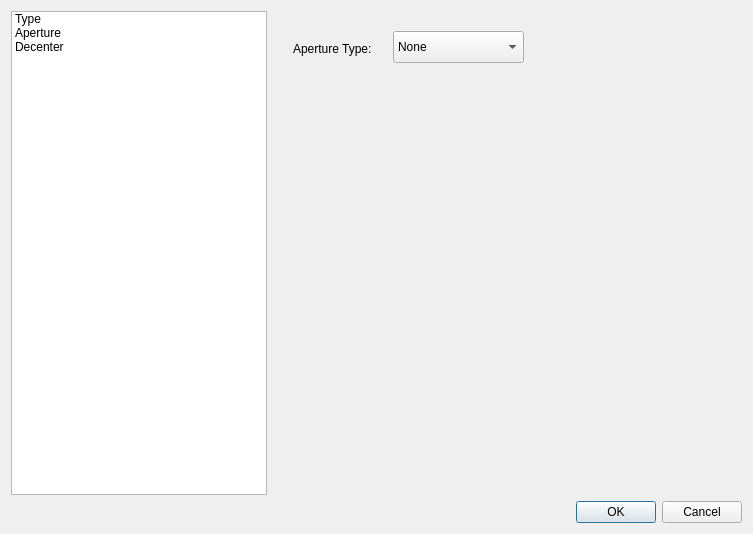
<?xml version="1.0" encoding="UTF-8"?>
<ui version="4.0">
 <class>SurfacePropertyDialog</class>
 <widget class="QDialog" name="SurfacePropertyDialog">
  <property name="geometry">
   <rect>
    <x>0</x>
    <y>0</y>
    <width>753</width>
    <height>534</height>
   </rect>
  </property>
  <property name="windowTitle">
   <string>Dialog</string>
  </property>
  <layout class="QGridLayout" name="gridLayout">
   <item row="0" column="0">
    <widget class="QListWidget" name="listSurfaceProperty">
     <property name="sizePolicy">
      <sizepolicy hsizetype="Minimum" vsizetype="Preferred">
       <horstretch>0</horstretch>
       <verstretch>0</verstretch>
      </sizepolicy>
     </property>
     <property name="maximumSize">
      <size>
       <width>500</width>
       <height>16777215</height>
      </size>
     </property>
     <item>
      <property name="text">
       <string>Type</string>
      </property>
     </item>
     <item>
      <property name="text">
       <string>Aperture</string>
      </property>
     </item>
     <item>
      <property name="text">
       <string>Decenter</string>
      </property>
     </item>
    </widget>
   </item>
   <item row="0" column="1">
    <widget class="QStackedWidget" name="stackSurfaceProperty">
     <property name="sizePolicy">
      <sizepolicy hsizetype="Preferred" vsizetype="Preferred">
       <horstretch>0</horstretch>
       <verstretch>0</verstretch>
      </sizepolicy>
     </property>
     <property name="currentIndex">
      <number>1</number>
     </property>
     <widget class="QWidget" name="page_Type">
      <widget class="QComboBox" name="comboSurfaceType">
       <property name="geometry">
        <rect>
         <x>160</x>
         <y>20</y>
         <width>161</width>
         <height>31</height>
        </rect>
       </property>
       <item>
        <property name="text">
         <string>Sphere</string>
        </property>
       </item>
       <item>
        <property name="text">
         <string>Even Asphere</string>
        </property>
       </item>
      </widget>
      <widget class="QLabel" name="label">
       <property name="geometry">
        <rect>
         <x>40</x>
         <y>30</y>
         <width>101</width>
         <height>16</height>
        </rect>
       </property>
       <property name="text">
        <string>Surface Profile: </string>
       </property>
      </widget>
      <widget class="QTableWidget" name="tableProfileData">
       <property name="geometry">
        <rect>
         <x>140</x>
         <y>70</y>
         <width>191</width>
         <height>351</height>
        </rect>
       </property>
      </widget>
     </widget>
     <widget class="QWidget" name="page_Aperture">
      <widget class="QLabel" name="label_2">
       <property name="geometry">
        <rect>
         <x>20</x>
         <y>30</y>
         <width>101</width>
         <height>16</height>
        </rect>
       </property>
       <property name="text">
        <string>Aperture Type: </string>
       </property>
      </widget>
      <widget class="QComboBox" name="comboApertureType">
       <property name="geometry">
        <rect>
         <x>120</x>
         <y>20</y>
         <width>131</width>
         <height>32</height>
        </rect>
       </property>
       <item>
        <property name="text">
         <string>None</string>
        </property>
       </item>
       <item>
        <property name="text">
         <string>Circular</string>
        </property>
       </item>
      </widget>
      <widget class="QStackedWidget" name="stackApertureType">
       <property name="geometry">
        <rect>
         <x>10</x>
         <y>70</y>
         <width>441</width>
         <height>391</height>
        </rect>
       </property>
       <property name="currentIndex">
        <number>0</number>
       </property>
       <widget class="QWidget" name="page_None"/>
       <widget class="QWidget" name="page_Circular">
        <layout class="QGridLayout" name="gridLayout_2">
         <item row="0" column="1">
          <widget class="QLineEdit" name="editCircularRadius">
           <property name="sizePolicy">
            <sizepolicy hsizetype="Fixed" vsizetype="Fixed">
             <horstretch>0</horstretch>
             <verstretch>0</verstretch>
            </sizepolicy>
           </property>
          </widget>
         </item>
         <item row="0" column="2">
          <spacer name="horizontalSpacer">
           <property name="orientation">
            <enum>Qt::Horizontal</enum>
           </property>
           <property name="sizeHint" stdset="0">
            <size>
             <width>40</width>
             <height>20</height>
            </size>
           </property>
          </spacer>
         </item>
         <item row="0" column="0">
          <widget class="QLabel" name="label_3">
           <property name="text">
            <string>Radius: </string>
           </property>
          </widget>
         </item>
         <item row="1" column="1">
          <spacer name="verticalSpacer">
           <property name="orientation">
            <enum>Qt::Vertical</enum>
           </property>
           <property name="sizeHint" stdset="0">
            <size>
             <width>20</width>
             <height>40</height>
            </size>
           </property>
          </spacer>
         </item>
        </layout>
       </widget>
      </widget>
     </widget>
     <widget class="QWidget" name="page_Decenter"/>
    </widget>
   </item>
   <item row="1" column="0" colspan="2">
    <widget class="QDialogButtonBox" name="buttonBox">
     <property name="orientation">
      <enum>Qt::Horizontal</enum>
     </property>
     <property name="standardButtons">
      <set>QDialogButtonBox::Cancel|QDialogButtonBox::Ok</set>
     </property>
    </widget>
   </item>
  </layout>
 </widget>
 <resources/>
 <connections>
  <connection>
   <sender>buttonBox</sender>
   <signal>accepted()</signal>
   <receiver>SurfacePropertyDialog</receiver>
   <slot>accept()</slot>
   <hints>
    <hint type="sourcelabel">
     <x>248</x>
     <y>254</y>
    </hint>
    <hint type="destinationlabel">
     <x>157</x>
     <y>274</y>
    </hint>
   </hints>
  </connection>
  <connection>
   <sender>buttonBox</sender>
   <signal>rejected()</signal>
   <receiver>SurfacePropertyDialog</receiver>
   <slot>reject()</slot>
   <hints>
    <hint type="sourcelabel">
     <x>316</x>
     <y>260</y>
    </hint>
    <hint type="destinationlabel">
     <x>286</x>
     <y>274</y>
    </hint>
   </hints>
  </connection>
 </connections>
</ui>
